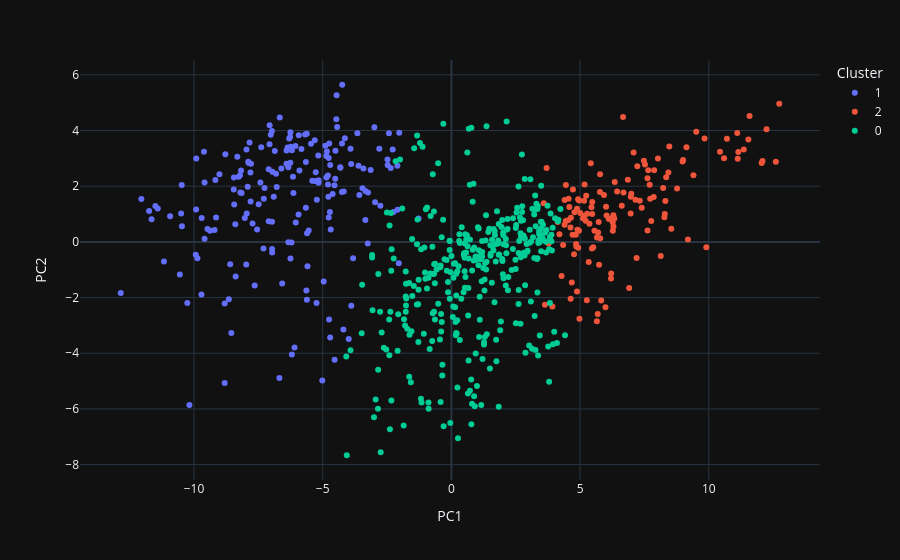

The cell this chart's notebook holds for it:
### Code cell
df_plot = pd.DataFrame({
    "PC1": X_pca[:, 0],
    "PC2": X_pca[:, 1],
    "Cluster": df_with_clusters["cluster_pca"].astype(str),
})

fig = px.scatter(
    df_plot,
    x="PC1",
    y="PC2",
    color="Cluster",
)

fig.show()

### Figure 1 — Plotly figure (JSON) as saved in the notebook; plotly's stock layout.template omitted (floating-point values rounded to 4 significant figures; data arrays with more than 128 entries replaced by an {"elided": "..."} marker saying what was removed)
{"data": [{"hovertemplate": "Cluster=1<br>PC1=%{x}<br>PC2=%{y}<extra></extra>", "legendgroup": "1", "marker": {"color": "#636efa", "symbol": "circle"}, "mode": "markers", "name": "1", "orientation": "v", "showlegend": true, "x": {"elided": "190 float values"}, "xaxis": "x", "y": {"elided": "190 float values"}, "yaxis": "y", "type": "scatter"}, {"hovertemplate": "Cluster=2<br>PC1=%{x}<br>PC2=%{y}<extra></extra>", "legendgroup": "2", "marker": {"color": "#EF553B", "symbol": "circle"}, "mode": "markers", "name": "2", "orientation": "v", "showlegend": true, "x": {"elided": "135 float values"}, "xaxis": "x", "y": {"elided": "135 float values"}, "yaxis": "y", "type": "scatter"}, {"hovertemplate": "Cluster=0<br>PC1=%{x}<br>PC2=%{y}<extra></extra>", "legendgroup": "0", "marker": {"color": "#00cc96", "symbol": "circle"}, "mode": "markers", "name": "0", "orientation": "v", "showlegend": true, "x": {"elided": "356 float values"}, "xaxis": "x", "y": {"elided": "356 float values"}, "yaxis": "y", "type": "scatter"}], "layout": {"xaxis": {"anchor": "y", "domain": [0.0, 1.0], "title": {"text": "PC1"}}, "yaxis": {"anchor": "x", "domain": [0.0, 1.0], "title": {"text": "PC2"}}, "legend": {"title": {"text": "Cluster"}, "tracegroupgap": 0}, "margin": {"t": 60}}}
